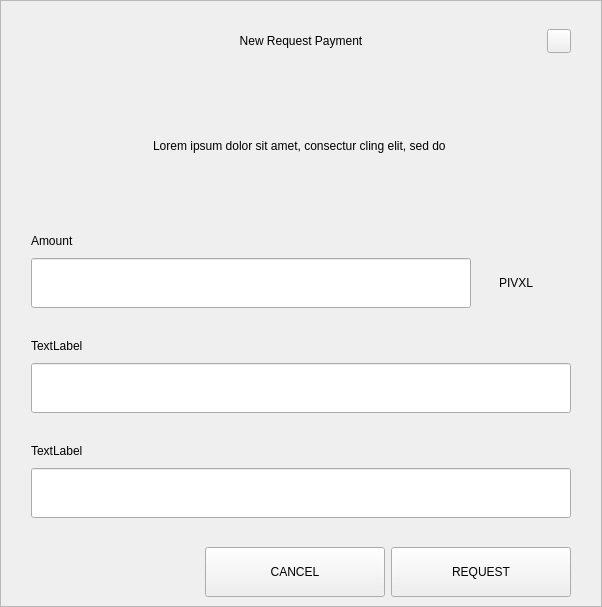
<?xml version="1.0" encoding="UTF-8"?>
<ui version="4.0">
 <class>RequestDialog</class>
 <widget class="QDialog" name="RequestDialog">
  <property name="geometry">
   <rect>
    <x>0</x>
    <y>0</y>
    <width>602</width>
    <height>607</height>
   </rect>
  </property>
  <property name="windowTitle">
   <string>Dialog</string>
  </property>
  <layout class="QVBoxLayout" name="verticalLayout_5">
   <property name="spacing">
    <number>0</number>
   </property>
   <property name="leftMargin">
    <number>0</number>
   </property>
   <property name="topMargin">
    <number>0</number>
   </property>
   <property name="rightMargin">
    <number>0</number>
   </property>
   <property name="bottomMargin">
    <number>0</number>
   </property>
   <item>
    <widget class="QFrame" name="frame">
     <property name="styleSheet">
      <string notr="true"/>
     </property>
     <property name="frameShape">
      <enum>QFrame::StyledPanel</enum>
     </property>
     <property name="frameShadow">
      <enum>QFrame::Raised</enum>
     </property>
     <layout class="QVBoxLayout" name="verticalLayout_4" stretch="1,0,0">
      <property name="spacing">
       <number>0</number>
      </property>
      <property name="leftMargin">
       <number>30</number>
      </property>
      <property name="topMargin">
       <number>20</number>
      </property>
      <property name="rightMargin">
       <number>30</number>
      </property>
      <property name="bottomMargin">
       <number>0</number>
      </property>
      <item>
       <layout class="QHBoxLayout" name="horizontalLayout_3">
        <property name="spacing">
         <number>0</number>
        </property>
        <item>
         <spacer name="horizontalSpacer_21">
          <property name="orientation">
           <enum>Qt::Horizontal</enum>
          </property>
          <property name="sizeHint" stdset="0">
           <size>
            <width>40</width>
            <height>20</height>
           </size>
          </property>
         </spacer>
        </item>
        <item>
         <widget class="QLabel" name="labelTitle">
          <property name="minimumSize">
           <size>
            <width>0</width>
            <height>40</height>
           </size>
          </property>
          <property name="maximumSize">
           <size>
            <width>16777215</width>
            <height>40</height>
           </size>
          </property>
          <property name="styleSheet">
           <string notr="true">padding-left:24px;</string>
          </property>
          <property name="text">
           <string>New Request Payment</string>
          </property>
          <property name="alignment">
           <set>Qt::AlignCenter</set>
          </property>
          <property name="margin">
           <number>7</number>
          </property>
         </widget>
        </item>
        <item>
         <spacer name="horizontalSpacer">
          <property name="orientation">
           <enum>Qt::Horizontal</enum>
          </property>
          <property name="sizeHint" stdset="0">
           <size>
            <width>40</width>
            <height>20</height>
           </size>
          </property>
         </spacer>
        </item>
        <item>
         <widget class="QPushButton" name="btnEsc">
          <property name="minimumSize">
           <size>
            <width>24</width>
            <height>24</height>
           </size>
          </property>
          <property name="maximumSize">
           <size>
            <width>24</width>
            <height>24</height>
           </size>
          </property>
          <property name="focusPolicy">
           <enum>Qt::NoFocus</enum>
          </property>
          <property name="text">
           <string/>
          </property>
         </widget>
        </item>
       </layout>
      </item>
      <item>
       <widget class="QStackedWidget" name="stack">
        <property name="minimumSize">
         <size>
          <width>540</width>
          <height>0</height>
         </size>
        </property>
        <property name="maximumSize">
         <size>
          <width>540</width>
          <height>16777215</height>
         </size>
        </property>
        <property name="currentIndex">
         <number>0</number>
        </property>
        <widget class="QWidget" name="page_1">
         <property name="minimumSize">
          <size>
           <width>540</width>
           <height>0</height>
          </size>
         </property>
         <property name="maximumSize">
          <size>
           <width>540</width>
           <height>16777215</height>
          </size>
         </property>
         <layout class="QVBoxLayout" name="layout1">
          <property name="spacing">
           <number>0</number>
          </property>
          <property name="leftMargin">
           <number>0</number>
          </property>
          <property name="topMargin">
           <number>0</number>
          </property>
          <property name="rightMargin">
           <number>0</number>
          </property>
          <property name="bottomMargin">
           <number>0</number>
          </property>
          <item>
           <spacer name="verticalSpacer_21">
            <property name="orientation">
             <enum>Qt::Vertical</enum>
            </property>
            <property name="sizeType">
             <enum>QSizePolicy::Fixed</enum>
            </property>
            <property name="sizeHint" stdset="0">
             <size>
              <width>20</width>
              <height>30</height>
             </size>
            </property>
           </spacer>
          </item>
          <item alignment="Qt::AlignHCenter">
           <widget class="QLabel" name="labelMessage">
            <property name="minimumSize">
             <size>
              <width>400</width>
              <height>50</height>
             </size>
            </property>
            <property name="text">
             <string>Lorem ipsum dolor sit amet, consectur cling elit, sed do </string>
            </property>
            <property name="alignment">
             <set>Qt::AlignCenter</set>
            </property>
            <property name="wordWrap">
             <bool>true</bool>
            </property>
           </widget>
          </item>
          <item alignment="Qt::AlignBottom">
           <widget class="QWidget" name="containerAmount" native="true">
            <layout class="QVBoxLayout" name="verticalLayout">
             <property name="spacing">
              <number>9</number>
             </property>
             <property name="leftMargin">
              <number>0</number>
             </property>
             <property name="topMargin">
              <number>0</number>
             </property>
             <property name="rightMargin">
              <number>0</number>
             </property>
             <property name="bottomMargin">
              <number>0</number>
             </property>
             <item>
              <widget class="QLabel" name="labelSubtitleAmount">
               <property name="minimumSize">
                <size>
                 <width>350</width>
                 <height>16</height>
                </size>
               </property>
               <property name="maximumSize">
                <size>
                 <width>16777215</width>
                 <height>16</height>
                </size>
               </property>
               <property name="text">
                <string>Amount</string>
               </property>
              </widget>
             </item>
             <item alignment="Qt::AlignTop">
              <widget class="QWidget" name="layoutAmount" native="true">
               <layout class="QHBoxLayout" name="horizontalLayout" stretch="2,0">
                <property name="spacing">
                 <number>0</number>
                </property>
                <property name="leftMargin">
                 <number>0</number>
                </property>
                <property name="topMargin">
                 <number>0</number>
                </property>
                <property name="rightMargin">
                 <number>0</number>
                </property>
                <property name="bottomMargin">
                 <number>0</number>
                </property>
                <item>
                 <widget class="QLineEdit" name="lineEditAmount">
                  <property name="minimumSize">
                   <size>
                    <width>0</width>
                    <height>50</height>
                   </size>
                  </property>
                  <property name="maximumSize">
                   <size>
                    <width>16777215</width>
                    <height>50</height>
                   </size>
                  </property>
                 </widget>
                </item>
                <item>
                 <widget class="QWidget" name="comboContainer" native="true">
                  <property name="minimumSize">
                   <size>
                    <width>100</width>
                    <height>50</height>
                   </size>
                  </property>
                  <property name="maximumSize">
                   <size>
                    <width>16777215</width>
                    <height>50</height>
                   </size>
                  </property>
                  <layout class="QHBoxLayout" name="horizontalLayout_31">
                   <property name="spacing">
                    <number>0</number>
                   </property>
                   <property name="leftMargin">
                    <number>0</number>
                   </property>
                   <property name="topMargin">
                    <number>0</number>
                   </property>
                   <property name="rightMargin">
                    <number>10</number>
                   </property>
                   <property name="bottomMargin">
                    <number>0</number>
                   </property>
                   <item>
                    <widget class="QLabel" name="comboBoxCoin">
                     <property name="text">
                      <string>PIVXL</string>
                     </property>
                     <property name="alignment">
                      <set>Qt::AlignCenter</set>
                     </property>
                    </widget>
                   </item>
                  </layout>
                 </widget>
                </item>
               </layout>
              </widget>
             </item>
            </layout>
           </widget>
          </item>
          <item>
           <spacer name="verticalSpacer_31">
            <property name="orientation">
             <enum>Qt::Vertical</enum>
            </property>
            <property name="sizeType">
             <enum>QSizePolicy::Fixed</enum>
            </property>
            <property name="sizeHint" stdset="0">
             <size>
              <width>20</width>
              <height>30</height>
             </size>
            </property>
           </spacer>
          </item>
          <item>
           <layout class="QVBoxLayout" name="verticalLayoutLabel">
            <property name="spacing">
             <number>9</number>
            </property>
            <item>
             <widget class="QLabel" name="labelSubtitleLabel">
              <property name="minimumSize">
               <size>
                <width>0</width>
                <height>16</height>
               </size>
              </property>
              <property name="maximumSize">
               <size>
                <width>16777215</width>
                <height>16</height>
               </size>
              </property>
              <property name="text">
               <string>TextLabel</string>
              </property>
             </widget>
            </item>
            <item>
             <widget class="QLineEdit" name="lineEditLabel">
              <property name="minimumSize">
               <size>
                <width>0</width>
                <height>50</height>
               </size>
              </property>
              <property name="maximumSize">
               <size>
                <width>16777215</width>
                <height>50</height>
               </size>
              </property>
             </widget>
            </item>
           </layout>
          </item>
          <item>
           <spacer name="verticalSpacer_34">
            <property name="orientation">
             <enum>Qt::Vertical</enum>
            </property>
            <property name="sizeType">
             <enum>QSizePolicy::Fixed</enum>
            </property>
            <property name="sizeHint" stdset="0">
             <size>
              <width>20</width>
              <height>30</height>
             </size>
            </property>
           </spacer>
          </item>
          <item>
           <layout class="QVBoxLayout" name="verticalLayoutDescription">
            <property name="spacing">
             <number>9</number>
            </property>
            <item>
             <widget class="QLabel" name="labelSubtitleDescription">
              <property name="minimumSize">
               <size>
                <width>0</width>
                <height>16</height>
               </size>
              </property>
              <property name="maximumSize">
               <size>
                <width>16777215</width>
                <height>16</height>
               </size>
              </property>
              <property name="text">
               <string>TextLabel</string>
              </property>
             </widget>
            </item>
            <item>
             <widget class="QLineEdit" name="lineEditDescription">
              <property name="minimumSize">
               <size>
                <width>0</width>
                <height>50</height>
               </size>
              </property>
              <property name="maximumSize">
               <size>
                <width>16777215</width>
                <height>50</height>
               </size>
              </property>
             </widget>
            </item>
            <item>
             <spacer name="verticalSpacer_4">
              <property name="orientation">
               <enum>Qt::Vertical</enum>
              </property>
              <property name="sizeType">
               <enum>QSizePolicy::Fixed</enum>
              </property>
              <property name="sizeHint" stdset="0">
               <size>
                <width>20</width>
                <height>20</height>
               </size>
              </property>
             </spacer>
            </item>
           </layout>
          </item>
         </layout>
        </widget>
        <widget class="QWidget" name="page_2">
         <layout class="QVBoxLayout" name="layout2">
          <item>
           <spacer name="verticalSpacer_5">
            <property name="orientation">
             <enum>Qt::Vertical</enum>
            </property>
            <property name="sizeType">
             <enum>QSizePolicy::Fixed</enum>
            </property>
            <property name="sizeHint" stdset="0">
             <size>
              <width>20</width>
              <height>50</height>
             </size>
            </property>
           </spacer>
          </item>
          <item alignment="Qt::AlignHCenter">
           <widget class="QLabel" name="labelQrImg">
            <property name="minimumSize">
             <size>
              <width>260</width>
              <height>260</height>
             </size>
            </property>
            <property name="maximumSize">
             <size>
              <width>260</width>
              <height>260</height>
             </size>
            </property>
            <property name="text">
             <string/>
            </property>
            <property name="alignment">
             <set>Qt::AlignCenter</set>
            </property>
           </widget>
          </item>
          <item>
           <spacer name="verticalSpacer_2">
            <property name="orientation">
             <enum>Qt::Vertical</enum>
            </property>
            <property name="sizeType">
             <enum>QSizePolicy::Fixed</enum>
            </property>
            <property name="sizeHint" stdset="0">
             <size>
              <width>20</width>
              <height>30</height>
             </size>
            </property>
           </spacer>
          </item>
          <item alignment="Qt::AlignHCenter">
           <widget class="QLabel" name="labelAddress">
            <property name="text">
             <string>D7VFR83SQbiezrW72hjcWJtcfip5krte2Z </string>
            </property>
           </widget>
          </item>
          <item>
           <spacer name="verticalSpacer_32">
            <property name="orientation">
             <enum>Qt::Vertical</enum>
            </property>
            <property name="sizeType">
             <enum>QSizePolicy::Expanding</enum>
            </property>
            <property name="sizeHint" stdset="0">
             <size>
              <width>20</width>
              <height>20</height>
             </size>
            </property>
           </spacer>
          </item>
          <item>
           <layout class="QHBoxLayout" name="horizontal">
            <property name="leftMargin">
             <number>20</number>
            </property>
            <property name="rightMargin">
             <number>20</number>
            </property>
            <property name="bottomMargin">
             <number>20</number>
            </property>
            <item>
             <spacer name="horizontalSpacer_4">
              <property name="orientation">
               <enum>Qt::Horizontal</enum>
              </property>
              <property name="sizeHint" stdset="0">
               <size>
                <width>40</width>
                <height>20</height>
               </size>
              </property>
             </spacer>
            </item>
            <item>
             <widget class="QPushButton" name="btnCopyAddress">
              <property name="minimumSize">
               <size>
                <width>180</width>
                <height>50</height>
               </size>
              </property>
              <property name="text">
               <string>COPY ADDRESS</string>
              </property>
             </widget>
            </item>
            <item>
             <widget class="QPushButton" name="btnCopyUrl">
              <property name="minimumSize">
               <size>
                <width>180</width>
                <height>50</height>
               </size>
              </property>
              <property name="text">
               <string>COPY URL</string>
              </property>
             </widget>
            </item>
            <item>
             <spacer name="horizontalSpacer_2">
              <property name="orientation">
               <enum>Qt::Horizontal</enum>
              </property>
              <property name="sizeHint" stdset="0">
               <size>
                <width>40</width>
                <height>20</height>
               </size>
              </property>
             </spacer>
            </item>
           </layout>
          </item>
         </layout>
        </widget>
       </widget>
      </item>
      <item>
       <widget class="QWidget" name="buttonsStack" native="true">
        <layout class="QHBoxLayout" name="horizontalLayout_5">
         <property name="leftMargin">
          <number>20</number>
         </property>
         <property name="rightMargin">
          <number>0</number>
         </property>
         <item>
          <spacer name="horizontalSpacer_41">
           <property name="orientation">
            <enum>Qt::Horizontal</enum>
           </property>
           <property name="sizeHint" stdset="0">
            <size>
             <width>40</width>
             <height>20</height>
            </size>
           </property>
          </spacer>
         </item>
         <item>
          <widget class="QPushButton" name="btnCancel">
           <property name="minimumSize">
            <size>
             <width>180</width>
             <height>50</height>
            </size>
           </property>
           <property name="focusPolicy">
            <enum>Qt::NoFocus</enum>
           </property>
           <property name="text">
            <string>CANCEL</string>
           </property>
          </widget>
         </item>
         <item>
          <widget class="QPushButton" name="btnSave">
           <property name="minimumSize">
            <size>
             <width>180</width>
             <height>50</height>
            </size>
           </property>
           <property name="focusPolicy">
            <enum>Qt::NoFocus</enum>
           </property>
           <property name="text">
            <string>REQUEST</string>
           </property>
          </widget>
         </item>
        </layout>
       </widget>
      </item>
     </layout>
    </widget>
   </item>
  </layout>
 </widget>
 <resources/>
 <connections/>
</ui>
